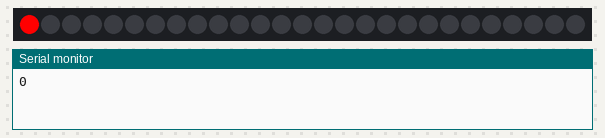
The sketch below on a simulated Arduino Uno, built with avr-gcc and run on an emulated ATmega328P. Parts: 27 RGB LEDs in strip order, left to right, the last lines printed to the serial monitor.

Above: at 0.1 s.
At 1.31 s:
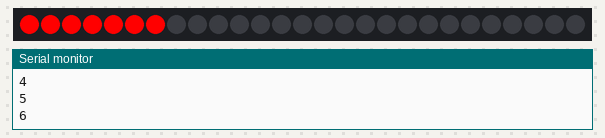
At 2.72 s:
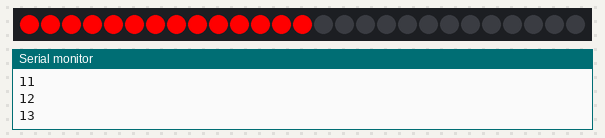
At 5.33 s:
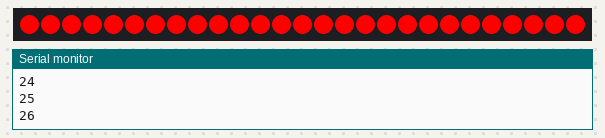
At 7.55 s:
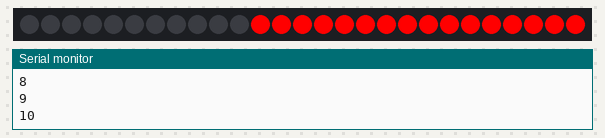
At 9.96 s:
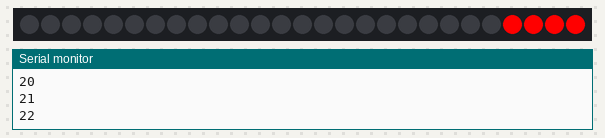

Measured:
- by itself, everything shown: repeats every 10.9 s, in 54 steps

The sketch:

addr-led-assembly-test.ino
```cpp
#include <FastLED.h>

#define LED_PIN     1
#define NUM_LEDS    27 //crkbd model as 27 leds

int R = 0;
int G = 0;
int B = 0;
int INREMENT = 0;
int ON_OFF = 1;

CRGB leds[NUM_LEDS];

void setup() {
  FastLED.addLeds<WS2812B, LED_PIN, GRB>(leds, NUM_LEDS);
  Serial.begin(9600); // open the serial po0rt at 9600 bps, so we ca see the counter
}


void loop() {
  // turn on the LED on at the time
  // then turn then off one at the time

  leds[INREMENT] = CRGB(255*ON_OFF, 0, 0);
  FastLED.show();
  Serial.print(INREMENT);
  Serial.print("\n");

  delay(200);
  INREMENT++;
  if (INREMENT>=NUM_LEDS) {
    INREMENT = 0;
    if (ON_OFF) {
      ON_OFF = 0;
    }else {
      ON_OFF = 1;
    }
  }

}
```
